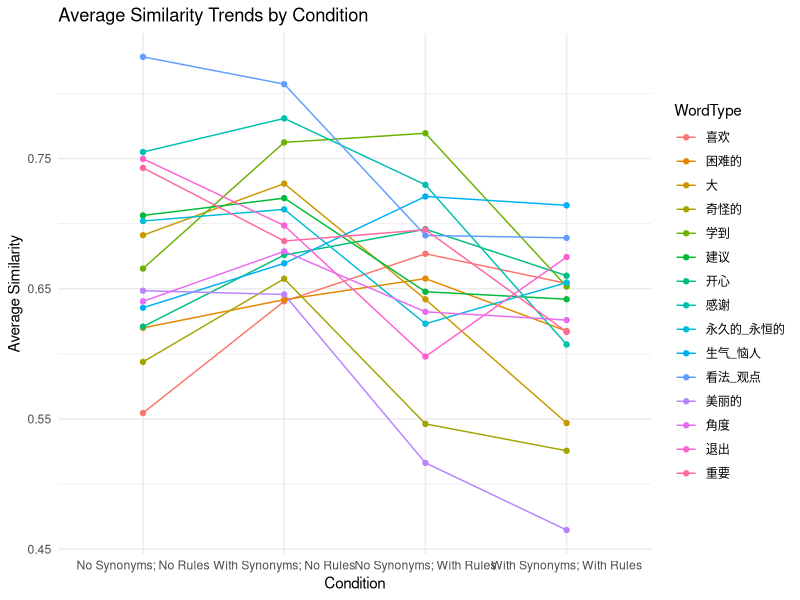
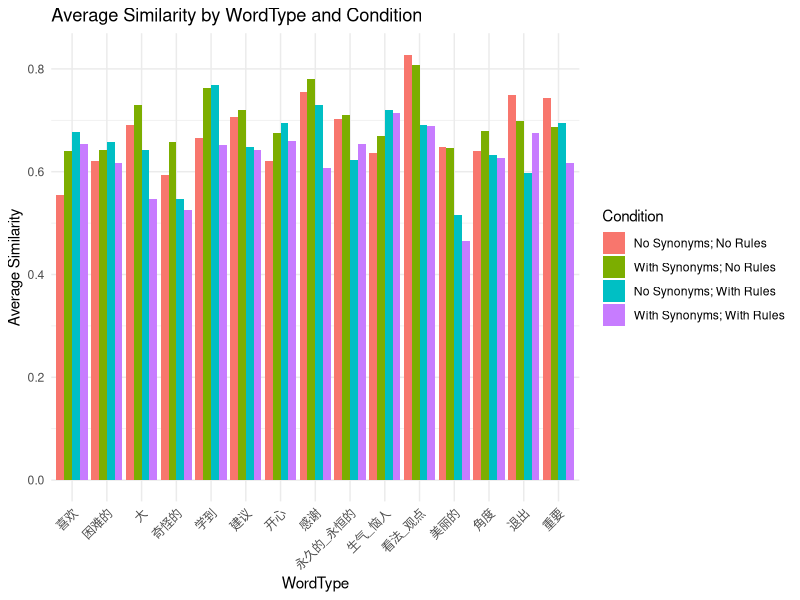
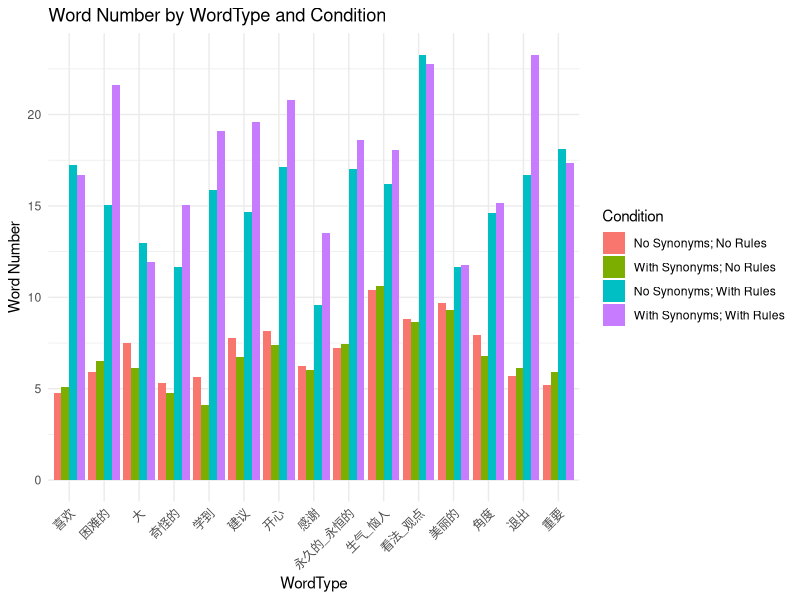
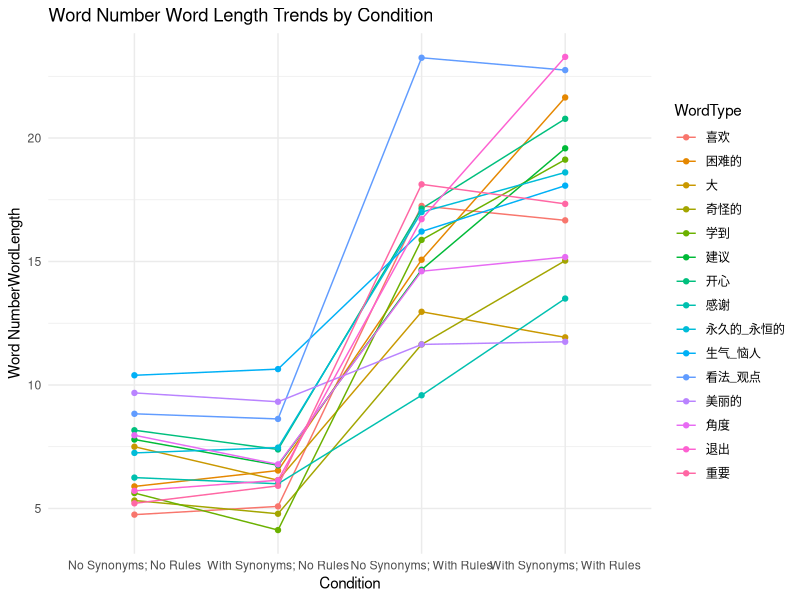
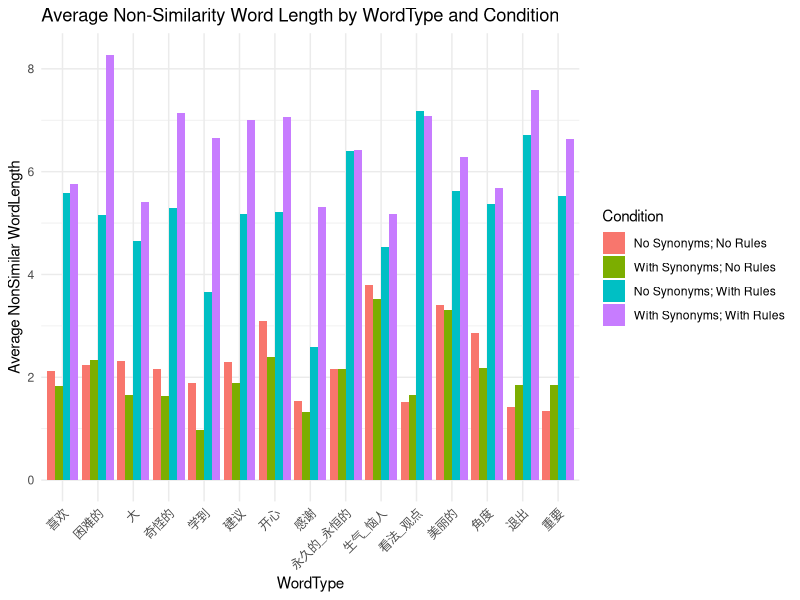
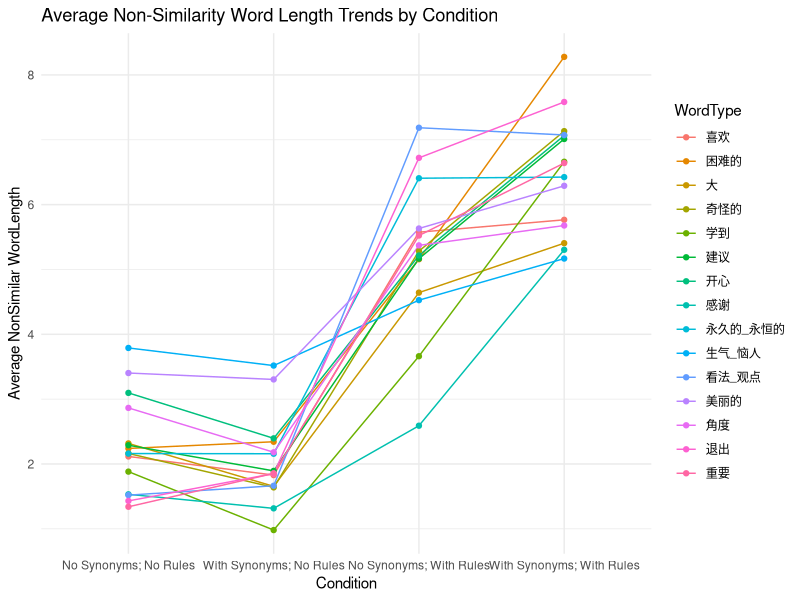

The R script that drew these images, in order:
# library 不存在则安装
if (!require("ggplot2")) {
  install.packages("ggplot2")
}
if (!require("readr")) {
  install.packages("readr")
}

library(ggplot2)
library(readr)


# separator , header TRUE, stringsAsFactors FALSE
df <- read_csv("result/analysis_results.csv",
                
                col_names = TRUE
)
df$Condition <- factor(df$Condition,
                        levels = c("No Synonyms; No Rules", "With Synonyms; No Rules", "No Synonyms; With Rules", "With Synonyms; With Rules")
)


average_similarity_trends_line_plot <- ggplot(df, aes(x = Condition, y = AverageSimilarity, group = WordType, color = WordType)) +
  geom_line() +
  geom_point() +
  theme_minimal() +
  labs(title = "Average Similarity Trends by Condition",
       x = "Condition", y = "Average Similarity")
View(average_similarity_trends_line_plot)
ggsave(average_similarity_trends_line_plot,
  filename = "result/img/average_similarity_trends_line_plot.png",
  width = 8,
  height = 6,
  dpi = 600
)
average_similarity_bar_plot <- ggplot(df, aes(x = WordType, y = AverageSimilarity, fill = Condition)) +
  geom_bar(stat = "identity", position = "dodge") +
  theme_minimal() +
  labs(title = "Average Similarity by WordType and Condition",
       x = "WordType", y = "Average Similarity") +
  theme(axis.text.x = element_text(angle = 45, hjust = 1))
View(average_similarity_bar_plot)
ggsave(average_similarity_bar_plot,
  filename = "result/img/average_similarity_bar_plot.png",
  width = 8,
  height = 6,
  dpi = 600
)


word_number_bar_plot <- ggplot(df, aes(x = WordType, y = WordNumber, fill = Condition)) +
  geom_bar(stat = "identity", position = "dodge") +
  theme_minimal() +
  labs(title = "Word Number by WordType and Condition",
       x = "WordType", y = "Word Number") +
  theme(axis.text.x = element_text(angle = 45, hjust = 1))
View(word_number_bar_plot)
ggsave(word_number_bar_plot,
  filename = "result/img/word_number_bar_plot.png",
  width = 8,
  height = 6,
  dpi = 600
)

word_number_line_plot <- ggplot(df, aes(x = Condition, y = WordNumber, group = WordType, color = WordType)) +
  geom_line() +
  geom_point() +
  theme_minimal() +
  labs(title = "Word Number Word Length Trends by Condition",
       x = "Condition", y = "Word NumberWordLength")
View(word_number_line_plot)
ggsave(word_number_line_plot,
  filename = "result/img/word_number_line_plot.png",
  width = 8,
  height = 6,
  dpi = 600
)


average_non_similar_word_length_bar_plot <- ggplot(df, aes(x = WordType, y = AverageNonSimilarWordLength, fill = Condition)) +
  geom_bar(stat = "identity", position = "dodge") +
  theme_minimal() +
  labs(title = "Average Non-Similarity Word Length by WordType and Condition",
       x = "WordType", y = "Average NonSimilar WordLength") +
  theme(axis.text.x = element_text(angle = 45, hjust = 1))
View(average_non_similar_word_length_bar_plot)
ggsave(average_non_similar_word_length_bar_plot,
  filename = "result/img/average_non_similar_word_length_bar_plot.png",
  width = 8,
  height = 6,
  dpi = 600
)

average_non_similar_word_length_line_plot <- ggplot(df, aes(x = Condition, y = AverageNonSimilarWordLength, group = WordType, color = WordType)) +
  geom_line() +
  geom_point() +
  theme_minimal() +
  labs(title = "Average Non-Similarity Word Length Trends by Condition",
       x = "Condition", y = "Average NonSimilar WordLength")
View(average_non_similar_word_length_line_plot)
ggsave(average_non_similar_word_length_line_plot,
  filename = "result/img/average_non_similar_word_length_line_plot.png",
  width = 8,
  height = 6,
  dpi = 600
)
